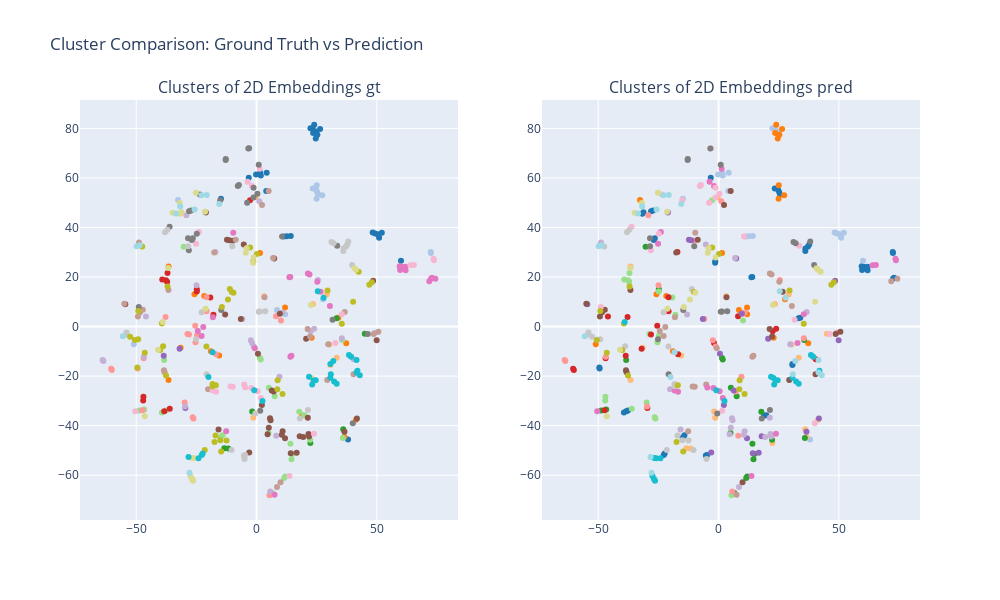

Source (notebook cell):
### Code cell
import plotly.graph_objects as go
import numpy as np
import matplotlib.cm as cm

# Generate colormaps for predicted and ground truth clusters
colors_pred = cm.tab20(np.linspace(0, 1, len(clusters_ids_pred)))
colors_gt = cm.tab20(np.linspace(0, 1, len(clusters_ids_gt)))

# Convert matplotlib colormap (RGBA) to Plotly-friendly hex
def rgba_to_hex(rgba):
    r, g, b, _ = (int(255 * x) for x in rgba)
    return f'#{r:02x}{g:02x}{b:02x}'

colors_pred = [rgba_to_hex(c) for c in colors_pred]
colors_gt = [rgba_to_hex(c) for c in colors_gt]

# Create subplots with two columns
from plotly.subplots import make_subplots
fig = make_subplots(rows=1, cols=2, subplot_titles=("Clusters of 2D Embeddings gt", "Clusters of 2D Embeddings pred"))

# Add traces for ground truth
for i, cluster in enumerate(clusters_ids_gt):
    points = corpus_embeddings_2d[cluster]
    fig.add_trace(
        go.Scatter(
            x=points[:, 0],
            y=points[:, 1],
            mode='markers',
            marker=dict(color=colors_gt[i], size=6),
            name=f"GT Group {i}",
            legendgroup="gt",
            showlegend=False  # Toggle to True if you want legends per group
        ),
        row=1, col=1
    )

# Add traces for predicted clusters
for i, cluster in enumerate(clusters_ids_pred):
    points = corpus_embeddings_2d[cluster]
    fig.add_trace(
        go.Scatter(
            x=points[:, 0],
            y=points[:, 1],
            mode='markers',
            marker=dict(color=colors_pred[i], size=6),
            name=f"Pred Group {i}",
            legendgroup="pred",
            showlegend=False
        ),
        row=1, col=2
    )

fig.update_layout(
    height=600,
    width=1000,
    title_text="Cluster Comparison: Ground Truth vs Prediction",
    showlegend=True
)

fig.show()
